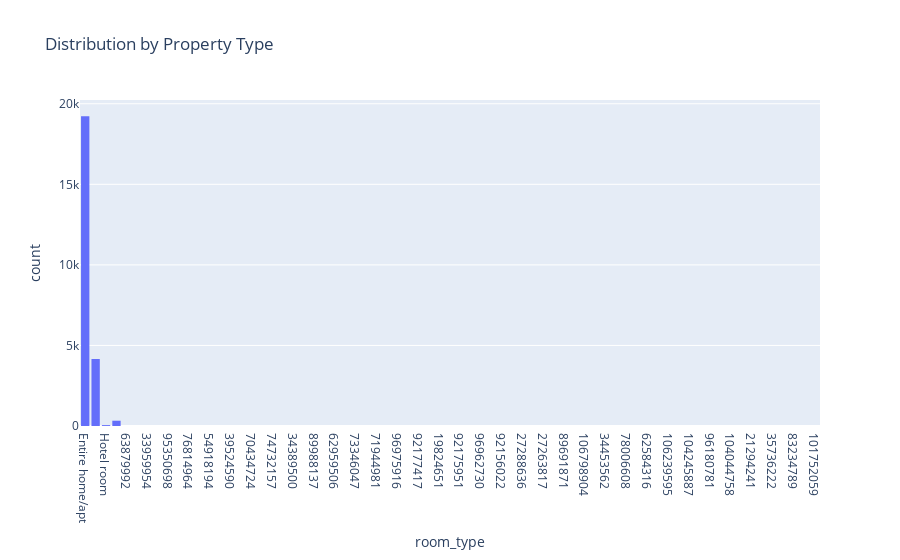
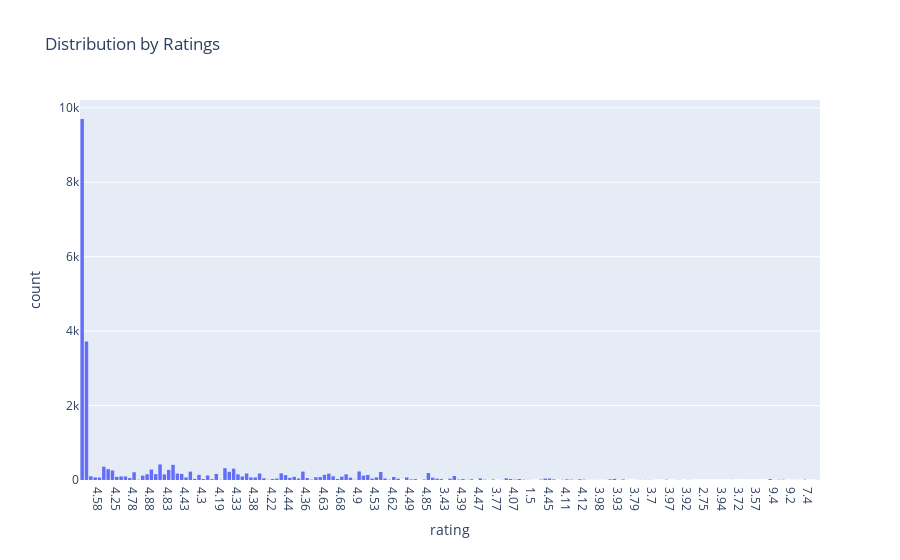
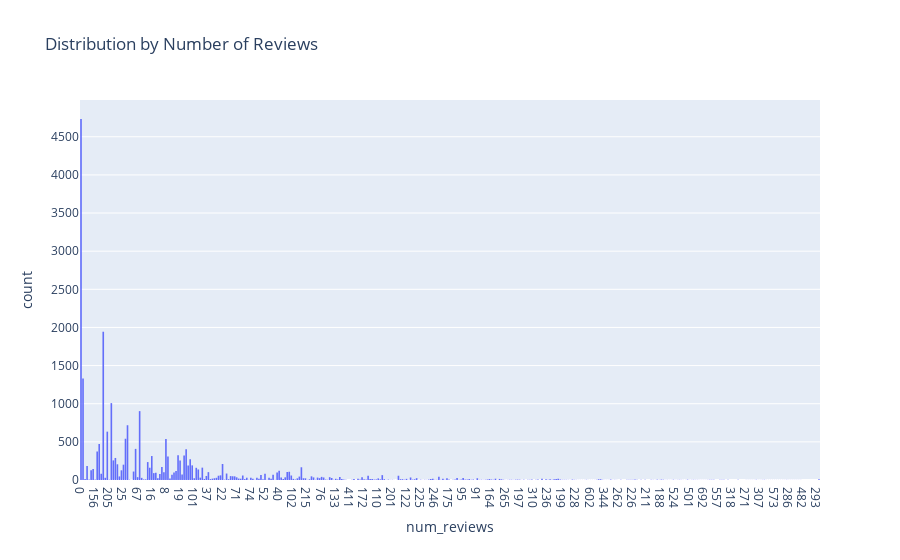
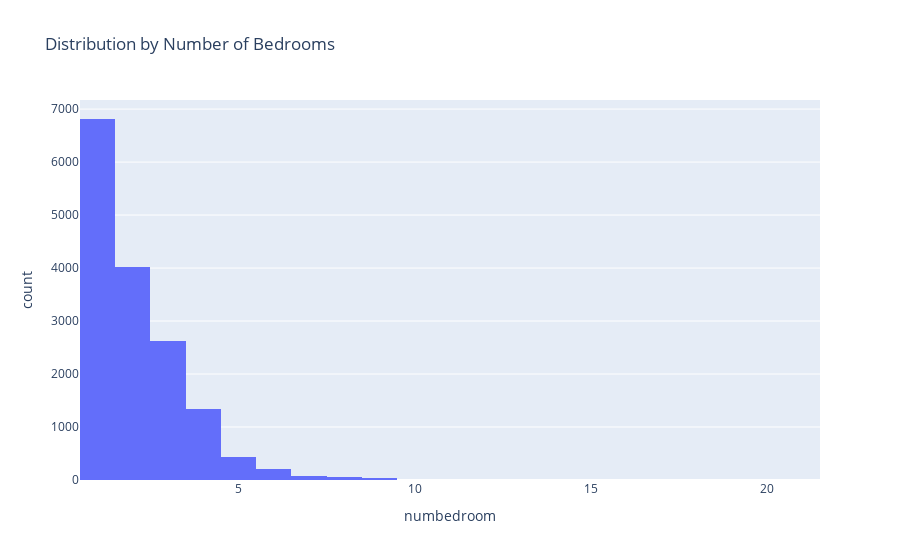

These figures' notebook cell, in order:
### Code cell
import pandas as pd
from sqlalchemy import create_engine
import psycopg2
import plotly.express as px

def connect_to_db():
    try:
        engine = create_engine('postgresql://postgres:postgres@localhost:5432/Project_3')
        conn = engine.connect()
        print("Connection to PostgreSQL DB successful")
        conn.close()
        return engine
    except Exception as e:
        print(f"An error occurred: {e}")
        return None

def load_data(engine):
    try:
        df = pd.read_sql('SELECT * FROM "vacation_rental_dt"', engine)
        print("Columns in DataFrame:", df.columns)
        df['numpeople'] = pd.to_numeric(df['numpeople'], errors='coerce')
        df['numbedroom'] = pd.to_numeric(df['numbedroom'], errors='coerce')
        df['numbathroom'] = pd.to_numeric(df['numbathroom'], errors='coerce')
        print("Data loaded successfully")
        return df
    except Exception as e:
        print(f"An error occurred while loading data: {e}")
        return None

# Connect to the database
engine = connect_to_db()

if engine:
    # Load the data
    df = load_data(engine)
    if df is not None:
        print(df.head())
        
        # Visualization by property type
        fig_property_type = px.histogram(df, x='room_type', title='Distribution by Property Type')
        fig_property_type.show()
        
        # Visualization by ratings
        fig_ratings = px.histogram(df, x='rating', title='Distribution by Ratings')
        fig_ratings.show()
        
        # Visualization by number of reviews
        fig_reviews = px.histogram(df, x='num_reviews', title='Distribution by Number of Reviews')
        fig_reviews.show()
        
        # Visualization by number of bedrooms
        fig_bedrooms = px.histogram(df, x='numbedroom', title='Distribution by Number of Bedrooms')
        fig_bedrooms.show()
        
        # Visualization by number of people it can accommodate
        fig_people = px.histogram(df, x='numpeople', title='Distribution by Number of People')
        fig_people.show()
        
        # Create a map view
        fig_map = px.scatter_mapbox(df, lat='lat', lon='lng', hover_name='title', hover_data=['price', 'rating', 'num_reviews'],
                                    color_discrete_sequence=["fuchsia"], zoom=10, height=600)
        fig_map.update_layout(mapbox_style="open-street-map")
        fig_map.update_layout(margin={"r":0,"t":0,"l":0,"b":0})
        fig_map.show()
    else:
        print("DataFrame is empty or not loaded")

### Figure 1 — Plotly figure (JSON) as saved in the notebook; plotly's stock layout.template omitted (floating-point values rounded to 4 significant figures; data arrays with more than 128 entries replaced by an {"elided": "..."} marker saying what was removed)
{"data": [{"alignmentgroup": "True", "bingroup": "x", "hovertemplate": "room_type=%{x}<br>count=%{y}<extra></extra>", "legendgroup": "", "marker": {"color": "#636efa", "pattern": {"shape": ""}}, "name": "", "offsetgroup": "", "orientation": "v", "showlegend": false, "type": "histogram", "x": {"elided": "23830 str values"}, "xaxis": "x", "yaxis": "y"}], "layout": {"barmode": "relative", "legend": {"tracegroupgap": 0}, "title": {"text": "Distribution by Property Type"}, "xaxis": {"anchor": "y", "domain": [0, 1], "title": {"text": "room_type"}}, "yaxis": {"anchor": "x", "domain": [0, 1], "title": {"text": "count"}}}}

### Figure 2 — Plotly figure (JSON) as saved in the notebook; plotly's stock layout.template omitted (floating-point values rounded to 4 significant figures; data arrays with more than 128 entries replaced by an {"elided": "..."} marker saying what was removed)
{"data": [{"alignmentgroup": "True", "bingroup": "x", "hovertemplate": "rating=%{x}<br>count=%{y}<extra></extra>", "legendgroup": "", "marker": {"color": "#636efa", "pattern": {"shape": ""}}, "name": "", "offsetgroup": "", "orientation": "v", "showlegend": false, "type": "histogram", "x": {"elided": "23830 str values"}, "xaxis": "x", "yaxis": "y"}], "layout": {"barmode": "relative", "legend": {"tracegroupgap": 0}, "title": {"text": "Distribution by Ratings"}, "xaxis": {"anchor": "y", "domain": [0, 1], "title": {"text": "rating"}}, "yaxis": {"anchor": "x", "domain": [0, 1], "title": {"text": "count"}}}}

### Figure 3 — Plotly figure (JSON) as saved in the notebook; plotly's stock layout.template omitted (floating-point values rounded to 4 significant figures; data arrays with more than 128 entries replaced by an {"elided": "..."} marker saying what was removed)
{"data": [{"alignmentgroup": "True", "bingroup": "x", "hovertemplate": "num_reviews=%{x}<br>count=%{y}<extra></extra>", "legendgroup": "", "marker": {"color": "#636efa", "pattern": {"shape": ""}}, "name": "", "offsetgroup": "", "orientation": "v", "showlegend": false, "type": "histogram", "x": {"elided": "23830 str values"}, "xaxis": "x", "yaxis": "y"}], "layout": {"barmode": "relative", "legend": {"tracegroupgap": 0}, "title": {"text": "Distribution by Number of Reviews"}, "xaxis": {"anchor": "y", "domain": [0, 1], "title": {"text": "num_reviews"}}, "yaxis": {"anchor": "x", "domain": [0, 1], "title": {"text": "count"}}}}

### Figure 4 — Plotly figure (JSON) as saved in the notebook; plotly's stock layout.template omitted (floating-point values rounded to 4 significant figures; data arrays with more than 128 entries replaced by an {"elided": "..."} marker saying what was removed)
{"data": [{"alignmentgroup": "True", "bingroup": "x", "hovertemplate": "numbedroom=%{x}<br>count=%{y}<extra></extra>", "legendgroup": "", "marker": {"color": "#636efa", "pattern": {"shape": ""}}, "name": "", "offsetgroup": "", "orientation": "v", "showlegend": false, "type": "histogram", "x": {"elided": "23830 int values"}, "xaxis": "x", "yaxis": "y"}], "layout": {"barmode": "relative", "legend": {"tracegroupgap": 0}, "title": {"text": "Distribution by Number of Bedrooms"}, "xaxis": {"anchor": "y", "domain": [0, 1], "title": {"text": "numbedroom"}}, "yaxis": {"anchor": "x", "domain": [0, 1], "title": {"text": "count"}}}}
